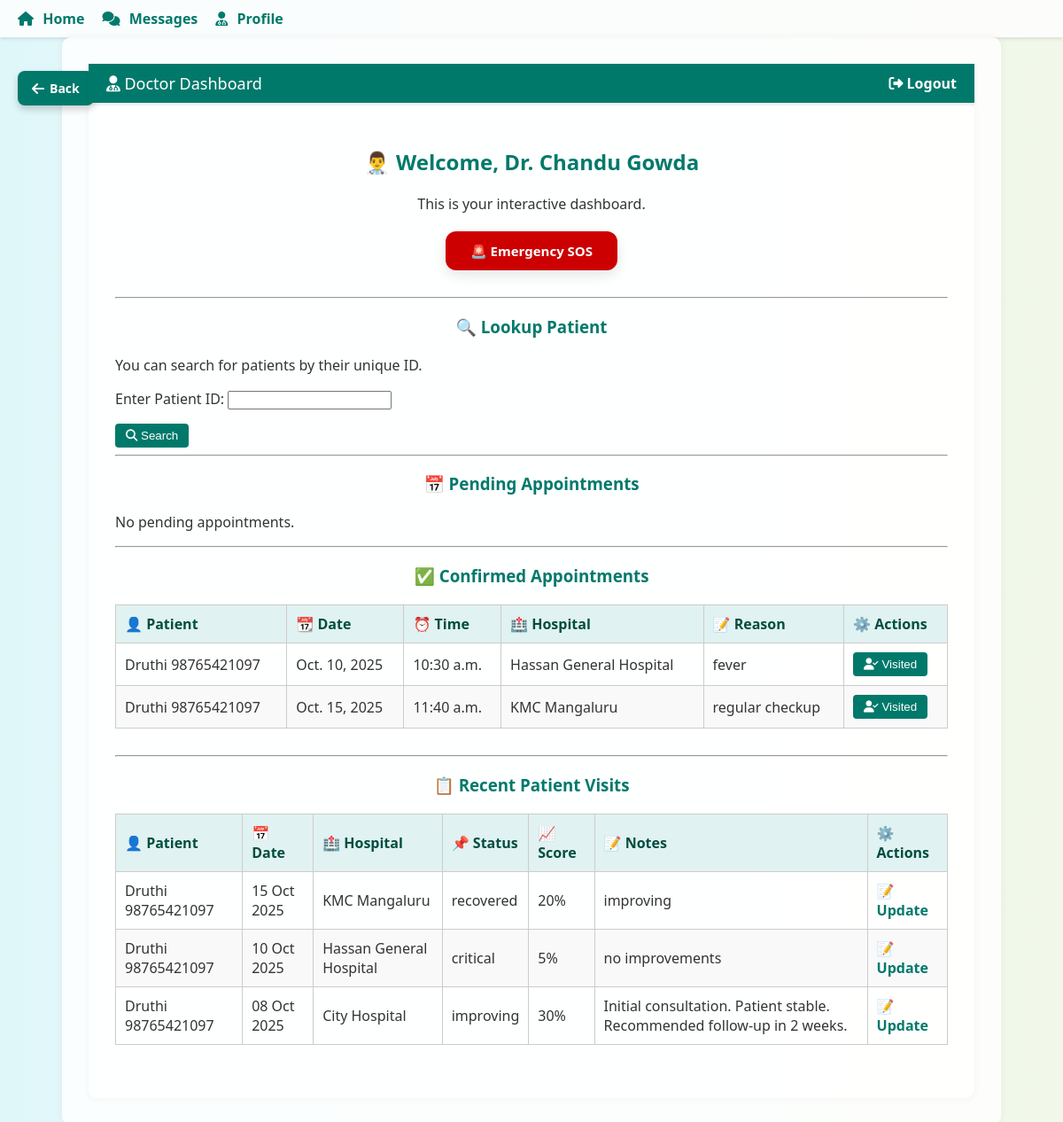
The app's page /doctor/dashboard/ (signed in) with its own data.
### core/models.py (models this page shows, shortened)
class User(AbstractUser):
    ROLE_CHOICES = (
        ('patient', 'Patient'),
        ('doctor', 'Doctor'),
        ('therapist', 'Therapist'),
    )
    role = models.CharField(max_length=10, choices=ROLE_CHOICES)
    unique_id = models.CharField(max_length=20, blank=True, null=True, unique=True)
    phone = models.CharField(max_length=15, blank=True)
    profile_photo = models.ImageField(upload_to='profile_photos/', blank=True, null=True)
    date_of_birth = models.DateField(blank=True, null=True)
    location = models.CharField(max_length=100, blank=True)

class Appointment(models.Model):
    STATUS_CHOICES = [
        ('pending', 'Pending'),
        ('confirmed', 'Confirmed'),
        ('completed', 'Completed'),
        ('cancelled', 'Cancelled'),
    ]
    patient = models.ForeignKey(settings.AUTH_USER_MODEL, on_delete=models.CASCADE, related_name='appointments')
    doctor = models.ForeignKey(settings.AUTH_USER_MODEL, on_delete=models.CASCADE, related_name='doctor_appointments')
    hospital = models.ForeignKey(Hospital, on_delete=models.CASCADE)
    date = models.DateField()
    time = models.TimeField()
    status = models.CharField(max_length=20, choices=STATUS_CHOICES, default='pending')
    reason = models.TextField(blank=True, null=True)
    created_at = models.DateTimeField(auto_now_add=True)

class Hospital(models.Model):
    name = models.CharField(max_length=100)
    location = models.ForeignKey(Location, on_delete=models.CASCADE)

class VisitRecord(models.Model):
    patient = models.ForeignKey(settings.AUTH_USER_MODEL, on_delete=models.CASCADE, related_name='visits')
    doctor = models.ForeignKey(settings.AUTH_USER_MODEL, on_delete=models.CASCADE, related_name='doctor_visits')
    visit_date = models.DateField(default=timezone.now)
    hospital_name = models.CharField(max_length=100)
    doctor_name = models.CharField(max_length=100)
    current_status = models.CharField(
        max_length=100,
        choices=[
            ('stable', 'Stable'),
            ('improving', 'Improving'),
            ('critical', 'Critical'),
            ('recovered', 'Recovered'),
        ]
    )
    improvement_score = models.PositiveIntegerField(default=0)
    doctor_notes = models.TextField(blank=True, null=True)
    prescription_file = models.FileField(upload_to='prescriptions/', blank=True, null=True)
    report_file = models.FileField(upload_to='reports/', blank=True, null=True)
    summary = models.TextField(blank=True, null=True)

### core/views.py (the view)
# urls.py: path('doctor/dashboard/', views.doctor_dashboard, name='doctor_dashboard'),
@login_required
def doctor_dashboard(request):
    if request.user.role != 'doctor':
        messages.error(request, "Access denied.")
        return redirect('login')
    lookup_form = PatientLookupForm()
    if request.method == 'POST':
        lookup_form = PatientLookupForm(request.POST)
        if lookup_form.is_valid():
            patient_id = lookup_form.cleaned_data['patient_id']
            return redirect('view_patient_profile', unique_id=patient_id)
    pending_appointments = Appointment.objects.filter(
        doctor=request.user,
        status='pending'
    ).order_by('date', 'time')
    confirmed_appointments = Appointment.objects.filter(
        doctor=request.user,
        status='confirmed'
    ).order_by('date', 'time')
    cancelled_appointments = Appointment.objects.filter(
        doctor=request.user,
        status='cancelled'
    ).order_by('date', 'time')
    completed_appointments = Appointment.objects.filter(
        doctor=request.user,
        status='completed'
    ).order_by('-date', '-time')
    today = timezone.localdate()
    in_two_days = today + timedelta(days=2)
    upcoming_appointments_doctor = Appointment.objects.filter(
        doctor=request.user,
        date__range=[today, in_two_days],
        status__in=['pending', 'confirmed']
    ).order_by('date', 'time')
    recent_visits = PatientVisit.objects.filter(
        doctor=request.user
    ).order_by('-visit_date')[:10]
    visit_records = VisitRecord.objects.filter(
        doctor=request.user
    ).order_by('-visit_date')
    active_sos_alerts = SOSAlert.objects.filter(status='active').order_by('-created_at')
    acknowledged_sos_alerts = SOSAlert.objects.filter(
        status='acknowledged'
    ).order_by('-created_at')[:10]
    return render(request, 'core/doctor_dashboard.html', {
        'user': request.user,
        'lookup_form': lookup_form,
        'pending_appointments': pending_appointments,
        'confirmed_appointments': confirmed_appointments,
        'cancelled_appointments': cancelled_appointments,
        'completed_appointments': completed_appointments,
        'recent_visits': recent_visits,
        'visit_records': visit_records,
        'active_sos_alerts': active_sos_alerts,
        'acknowledged_sos_alerts': acknowledged_sos_alerts,
        'upcoming_appointments_doctor': upcoming_appointments_doctor,
    })

### core/forms.py
class PatientLookupForm(forms.Form):
    patient_id = forms.CharField(label="Enter Patient ID", max_length=100)

### core/templates/core/doctor_dashboard.html (shortened to what this page needs)
{% extends 'core/base.html' %}
{% block content %}
<link rel="stylesheet" href="https://cdnjs.cloudflare.com/ajax/libs/font-awesome/6.5.0/css/all.min.css">
<nav style="position: sticky; top: 0; background-color: #00796b; color: white; padding: 10px 20px; display: flex; justify-content: space-between; align-items: center; z-index: 1000;">
  <div style="font-size: 18px;"><i class="fas fa-user-md"></i> Doctor Dashboard</div>
  <div>
    <a href="{% url 'logout' %}" style="color: white; margin-left: 20px;"><i class="fas fa-sign-out-alt"></i> Logout</a>
  </div>
</nav>
<main>
  <h2>👨‍⚕️ Welcome, Dr. {{ user.get_full_name }}</h2>
  <p style="text-align: center;">This is your interactive dashboard.</p>
  <div class="quick-actions">
    <a href="{% url 'doctor_sos_center' %}" class="quick-action-btn emergency">🚨 Emergency SOS</a>
  </div>
  <hr>
  <h3>🔍 Lookup Patient</h3>
  <p>You can search for patients by their unique ID.</p>
  <form method="post" action="{% url 'lookup_patient' %}">
    {{ lookup_form.as_p }}
    <button type="submit"><i class="fas fa-search"></i> Search</button>
  </form>
  <hr>
  <h3>📅 Pending Appointments</h3>
  {% if pending_appointments %}
  <table>
    <thead>
      <tr>
        <th>👤 Patient</th>
        <th>📆 Date</th>
        <th>⏰ Time</th>
        <th>🏥 Hospital</th>
        <th>📝 Reason</th>
        <th>⚙️ Actions</th>
      </tr>
    </thead>
    <tbody>
      {% for appointment in pending_appointments %}
      <tr>
        <td>{{ appointment.patient.get_full_name }}</td>
        <td>{{ appointment.date }}</td>
        <td>{{ appointment.time }}</td>
        <td>{{ appointment.hospital.name }}</td>
        <td>{{ appointment.reason }}</td>
        <td>
          <form method="post" action="{% url 'confirm_appointment' appointment.id %}" style="display:inline;">
            {% csrf_token %}
            <button type="submit"><i class="fas fa-calendar-check"></i> Accept</button>
          </form>
          <form method="post" action="{% url 'cancel_appointment' appointment.id %}" style="display:inline;">
            {% csrf_token %}
            <button type="submit"><i class="fas fa-calendar-times"></i> Cancel</button>
          </form>
        </td>
      </tr>
      {% endfor %}
    </tbody>
  </table>
  {% else %}
  <p>No pending appointments.</p>
  {% endif %}
  <hr>
  <h3>✅ Confirmed Appointments</h3>
  {% if confirmed_appointments %}
  <table>
    <thead>
      <tr>
        <th>👤 Patient</th>
        <th>📆 Date</th>
        <th>⏰ Time</th>
        <th>🏥 Hospital</th>
        <th>📝 Reason</th>
        <th>⚙️ Actions</th>
      </tr>
    </thead>
    <tbody>
      {% for appointment in confirmed_appointments %}
      <tr>
        <td>{{ appointment.patient.get_full_name }}</td>
        <td>{{ appointment.date }}</td>
        <td>{{ appointment.time }}</td>
        <td>{{ appointment.hospital.name }}</td>
        <td>{{ appointment.reason }}</td>
        <td>
          <form method="post" action="{% url 'log_visit_by_id' appointment.id %}" style="display:inline;">
            <button type="submit"><i class="fas fa-user-check"></i> Visited</button>
          </form>
        </td>
      </tr>
      {% endfor %}
    </tbody>
  </table>
  {% else %}
  <p>No confirmed appointments.</p>
  {% endif %}
 <hr><h3>📋 Recent Patient Visits</h3>
{% if visit_records %}
<table class="visit-table">
  <thead>
    <tr>
      <th>👤 Patient</th>
      <th>📅 Date</th>
      <th>🏥 Hospital</th>
      <th>📌 Status</th>
      <th>📈 Score</th>
      <th>📝 Notes</th>
      <th>⚙️ Actions</th>
    </tr>
  </thead>
  <tbody>
    {% for visit in visit_records %}
    <tr>
      <td>{{ visit.patient.get_full_name }}</td>
      <td>{{ visit.visit_date|date:"d M Y" }}</td>
      <td>{{ visit.hospital_name }}</td>
      <td>
        <span class="status-badge {% if visit.current_status == 'Improving' %}improving{% elif visit.current_status == 'Stable' %}stable{% elif visit.current_status == 'Critical' %}critical{% else %}other{% endif %}">
          {{ visit.current_status }}
        </span>
      </td>
      <td>{{ visit.improvement_score }}%</td>
      <td>{{ visit.doctor_notes|truncatewords:10 }}</td>
      <td>
        <a href="{% url 'update_visit_record' visit.id %}" class="update-link">📝 Update</a>
      </td>
    </tr>
    {% endfor %}
  </tbody>
</table>
{% else %}
<p style="color:#777;">No recent visits found.</p>
{% endif %}
{% endblock %}

### core/templates/core/base.html (shortened to what this page needs)
{% load static %}
<!DOCTYPE html>
<html lang="en">
<head>
</head>
<body>
    {% if user.is_authenticated and not hide_nav %}
    <nav>
        <ul>
            {% if user.role == 'patient' %}
                <li><a href="{% url 'patient_home' %}"><i class="fas fa-home"></i> Home</a></li>
                <li><a href="{% url 'visit_details' %}"><i class="fas fa-notes-medical"></i> Details</a></li>
                <li><a href="{% url 'message_box' %}"><i class="fas fa-comments"></i> Messages</a></li>
                <li><a href="{% url 'patient_profile' %}"><i class="fas fa-user"></i> Profile</a></li>
            {% elif user.role == 'doctor' %}
                <li><a href="{% url 'doctor_dashboard' %}"><i class="fas fa-home"></i> Home</a></li>
                <li><a href="{% url 'message_box' %}"><i class="fas fa-comments"></i> Messages</a></li>
                <li><a href="{% url 'doctor_profile' %}"><i class="fas fa-user-md"></i> Profile</a></li>
            {% elif user.role == 'therapist' %}
                <li><a href="{% url 'therapist_dashboard' %}"><i class="fas fa-home"></i> Home</a></li>
                <li><a href="{% url 'message_box' %}"><i class="fas fa-comments"></i> Messages</a></li>
                <li><a href="{% url 'therapist_profile' %}"><i class="fas fa-user-nurse"></i> Profile</a></li>
            {% endif %}
        </ul>
    </nav>
    {% endif %}
    {% if not hide_nav %}
    <button onclick="goBack()" class="back-button" title="Go back">
        <i class="fas fa-arrow-left"></i> Back
    </button>
    {% endif %}
    <main>
        {% block content %}
        {% endblock %}
    </main>
</body>
</html>

### core/templates/core/doctor_dashboard.html (style rules this page uses)
body { margin: 0; font-family: 'Segoe UI', sans-serif; background: linear-gradient(to right, #e0f7fa, #f1f8e9); color: #333; }
.quick-actions { text-align: center; margin: 20px 0 30px; display: flex; justify-content: center; gap: 25px; flex-wrap: wrap; }
.quick-action-btn { display: inline-flex; align-items: center; gap: 8px; padding: 12px 28px; border-radius: 12px; color: #fff; font-weight: 600; font-size: 15px; text-decoration: none; box-shadow: 0 6px 15px rgba(0,0,0,0.1); transition: transform 0.2s ease, box-shadow 0.2s ease; }
.quick-action-btn.emergency { background-color: #cc0000; }
main { max-width: 1000px; margin: auto; padding: 30px; background-color: #ffffffdd; border-radius: 10px; box-shadow: 0 0 10px rgba(0,0,0,0.05); }
h2, h3 { text-align: center; color: #00796b; margin-bottom: 20px; }
form button { background-color: #00796b; color: white; padding: 6px 12px; border: none; border-radius: 4px; cursor: pointer; transition: transform 0.2s ease; }
table { width: 100%; border-collapse: collapse; margin-bottom: 30px; }
table th, table td { border: 1px solid #ccc; padding: 10px; text-align: left; }
table th { background-color: #e0f2f1; color: #004d40; }
table tr:nth-child(even) { background-color: #f9f9f9; }
a { color: #00796b; text-decoration: none; font-weight: bold; }

### records on screen
User: get_full_name "Chandu Gowda"
Appointment: patient.get_full_name "Druthi 98765421097", date "Oct. 10, 2025", time "10:30 a.m.", hospital.name "Hassan General Hospital", reason "fever"
Appointment: patient.get_full_name "Druthi 98765421097", date "Oct. 15, 2025", time "11:40 a.m.", hospital.name "KMC Mangaluru", reason "regular checkup"
VisitRecord: patient.get_full_name "Druthi 98765421097", visit_date "15 Oct 2025", hospital_name "KMC Mangaluru", current_status "recovered", improvement_score "20", doctor_notes "improving"
VisitRecord: patient.get_full_name "Druthi 98765421097", visit_date "10 Oct 2025", hospital_name "Hassan General Hospital", current_status "critical", improvement_score "5", doctor_notes "no improvements"
VisitRecord: patient.get_full_name "Druthi 98765421097", visit_date "08 Oct 2025", hospital_name "City Hospital", current_status "improving", improvement_score "30", doctor_notes "Initial consultation. Patient stable. Recommended follow-up in 2 weeks."
